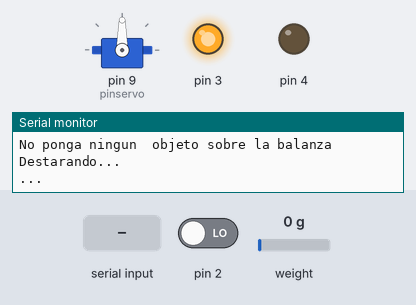
A sketch run on a simulated Arduino Uno, built with avr-gcc and run on an emulated ATmega328P. On the bench: servo, output pins drawn as LEDs (lit = HIGH), the last lines printed to the serial monitor. The test bench sets the inputs (shaded band); at power-on: weight on the scale 0 g, pin 2 LOW.

Above: at 3.3 s.
3.4 s: "getw" received over Serial
At 5.4 s:
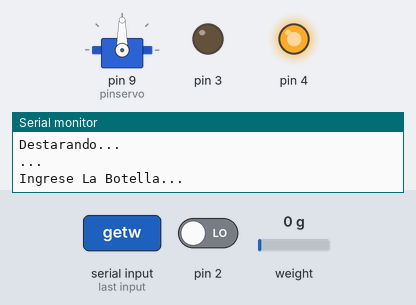
6.6 s: weight on the scale set to 9 g
8.3 s: weight on the scale set to 12 g
At 10.8 s:
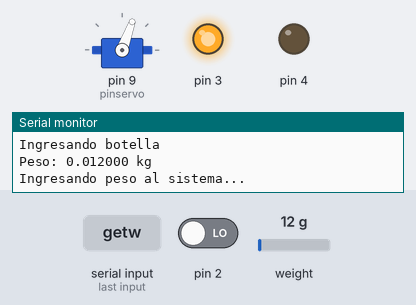
Timing chart, 0 to 12.3 s (numbered marks = the images above; inputs shaded):
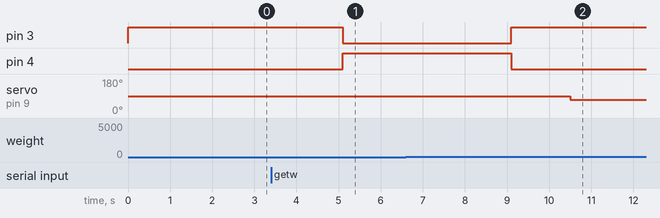

The sketch:

Proyecto_innovacion_I4.ino
```cpp
#include <HX711.h>
#include <Servo.h>


#define DOUT  A1
#define CLK  A0

HX711 balanza(DOUT, CLK);

Servo miServo;
int angulo=90;
int pinservo = 9;
String readString;
char c;
int endProcess = 0;
int finish;

int finalizar = 0;
float peso;
void setup() {
  // put your setup code here, to run once:
  Serial.begin(9600);
  pinMode(2,INPUT);
  pinMode(3,OUTPUT);
  pinMode(4, OUTPUT);
  digitalWrite(3, HIGH);

  // Pesar
  Serial.print("Lectura del valor del ADC:  ");
  Serial.println(balanza.read());
  Serial.println("No ponga ningun  objeto sobre la balanza");
  Serial.println("Destarando...");
  Serial.println("...");
  balanza.set_scale(-938978.4689); // Establecemos la escala
  balanza.tare(20);  //El peso actual es considerado Tara.

  //Servo
  miServo.attach(pinservo);

}

void loop() {
  // put your main code here, to run repeatedly:
  // Verificar usuario y abrir compuerta


while (Serial.available())
  {
    if (Serial.available() > 0)
    {
      c = Serial.read();  //gets one byte from serial buffer
      readString += c; //makes the string readString
    }
  }

 peso = (balanza.get_units(10));

 if (readString == "getw"){

  endProcess = digitalRead(2);

 if (endProcess == 1){
  digitalWrite(4, LOW); //Verde
  digitalWrite(3, HIGH); //Rojo
  readString = "";
  Serial.print("exit");
  }

 else if (peso >= 0.05){
    digitalWrite(4, LOW);
    Serial.println("El peso ingresado es mayor a lo posible");
    Serial.println("Retire la botella inmediatamente");
    peso = balanza.get_units(3);
    while(peso >= 0.01){
      digitalWrite(3, LOW);
      delay(250);
      digitalWrite(3, HIGH);
      peso = balanza.get_units(3);
    }
  }

 else if (peso > 0.01 && peso < 0.05){
    Serial.println(peso);
    Serial.println("Esta es la segunda medida");
    digitalWrite(4, LOW);
    digitalWrite(3, HIGH);
    Serial.println("Ingresando botella");
    delay(500);
    // Pesar
    Serial.print("Peso: ");
    peso = (balanza.get_units(3));
    if (peso < 0.05){
      Serial.print(peso,6);
      Serial.println(" kg");
      balanza.power_down();              // put the ADC in sleep mode
    //  delay(5000);
    //  balanza.power_up();

      // Ingresar producto al sistema
      Serial.println("Ingresando peso al sistema...");

      // Mover la botella
      balanza.power_up();
      peso = (balanza.get_units(3));
      while(peso > 0.01){
        peso = (balanza.get_units(3));
        angulo = 70;//Maxima velocidad.
        //angulo-=10;//decrementamos 10
        miServo.write(angulo);
      }

      peso = (balanza.get_units(3));
      if (peso <= 0.01){
        angulo = 90;//Maxima velocidad.
        miServo.write(angulo);
      }
    }

    else{
      //NADA
    }

    // Cerrar sesión
  }

  //No se ha detectado codigo QR
  else{
    digitalWrite(4, HIGH);
    digitalWrite(3, LOW);
    Serial.println("Ingrese La Botella...");}
    delay(1000);
  }
}
```

Measured:
- the behaviour switches between 10 and 11 g on weight on the scale (found by bisection; images 1 and 2)
- after the input at 3.4 s, pin 3: HIGH → LOW after 1.7 s; pin 4: LOW → HIGH after 1.7 s
- after the input at 8.3 s, pin 3: LOW → HIGH after 0.80 s; pin 4: HIGH → LOW after 0.80 s; servo on pin 9 (pinservo): 90° → 70° after 2.2 s
